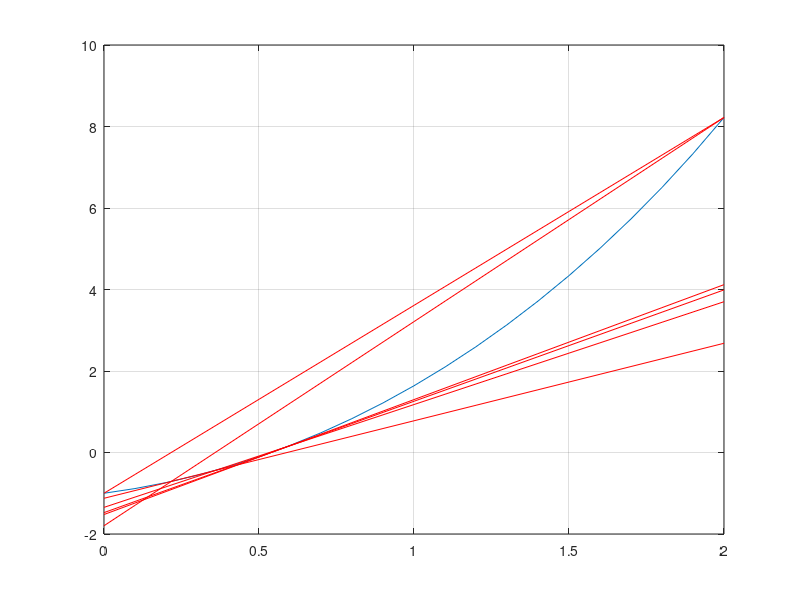

The MATLAB script that drew this image:
function secante

    clear
    clc
    format long

    %function y = f(x)
    %    y = exp(x).*sin(x)-1;
    %end

    function y = f(x)
        y = exp(x)-2.*cos(x);
    end

    erro = 10^-3;
    a = 0;
    b = 2;
    x = [a:0.1:b];
    y = f(x);

    plot(x,y);
    grid
    hold on

    x0 = a;
    x1 = b;
    f0 = f(x0);
    f1 = f(x1);

    r = f0+((f1-f0)/(x1-x0))*(x-x0);
    plot(x, r, 'r')
    pause

    iteracoes = 0;

    while (abs(f1) > erro)

        xk = x1 - f1*(x1-x0)/(f1-f0);
        x0 = x1;
        x1 = xk;

        f0 = f(x0);
        f1 = f(x1);

        r = f0+((f1-f0)/(x1-x0))*(x-x0);
        plot(x, r, 'r')
        pause

        iteracoes = iteracoes + 1;

    end

x0
x1
x0-x1
f0
f1
iteracoes

end
